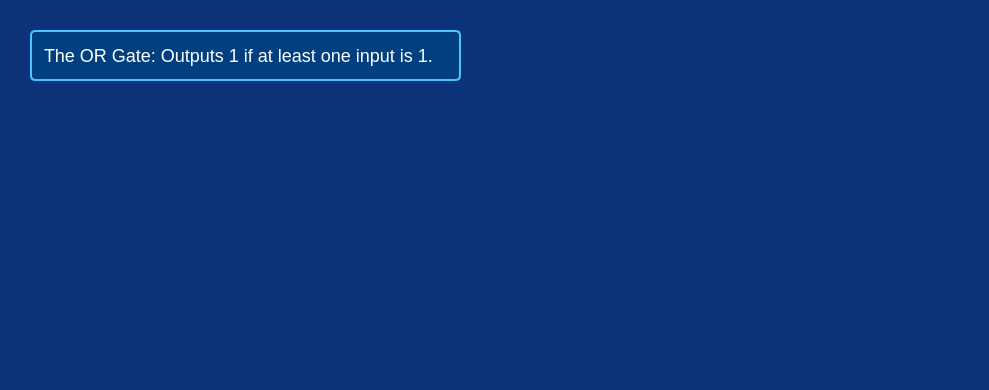
        <widget class="QWidget" name="tutorialOR">
         <property name="styleSheet">
          <string notr="true">background-color: rgb(12, 50, 119)</string>
         </property>
         <attribute name="title">
          <string>OR</string>
         </attribute>
         <widget class="QLabel" name="orgate">
          <property name="geometry">
           <rect>
            <x>240</x>
            <y>60</y>
            <width>321</width>
            <height>321</height>
           </rect>
          </property>
          <property name="text">
           <string/>
          </property>
          <property name="pixmap">
           <pixmap resource="Resources.qrc">:/images/or.png</pixmap>
          </property>
          <property name="scaledContents">
           <bool>true</bool>
          </property>
         </widget>
         <widget class="QLabel" name="ortt">
          <property name="geometry">
           <rect>
            <x>690</x>
            <y>70</y>
            <width>290</width>
            <height>300</height>
           </rect>
          </property>
          <property name="text">
           <string/>
          </property>
          <property name="pixmap">
           <pixmap resource="Resources.qrc">:/images/ortt.png</pixmap>
          </property>
          <property name="scaledContents">
           <bool>true</bool>
          </property>
         </widget>
         <widget class="QLabel" name="label_7">
          <property name="geometry">
           <rect>
            <x>30</x>
            <y>30</y>
            <width>431</width>
            <height>51</height>
           </rect>
          </property>
          <property name="styleSheet">
           <string notr="true">QLabel {
    font-size: 18px;
    font-weight: normal;
    color: #FFFFFF; /* White text */
    background-color: #004080; /* Blue background for text box */
    border: 2px solid #4DC3FF; /* Light blue border */
    padding: 8px; /* Padding for better readability */
    border-radius: 5px; /* Rounded corners */
}</string>
          </property>
          <property name="text">
           <string>The OR Gate: Outputs 1 if at least one input is 1.</string>
          </property>
          <property name="wordWrap">
           <bool>true</bool>
          </property>
         </widget>
        </widget>
